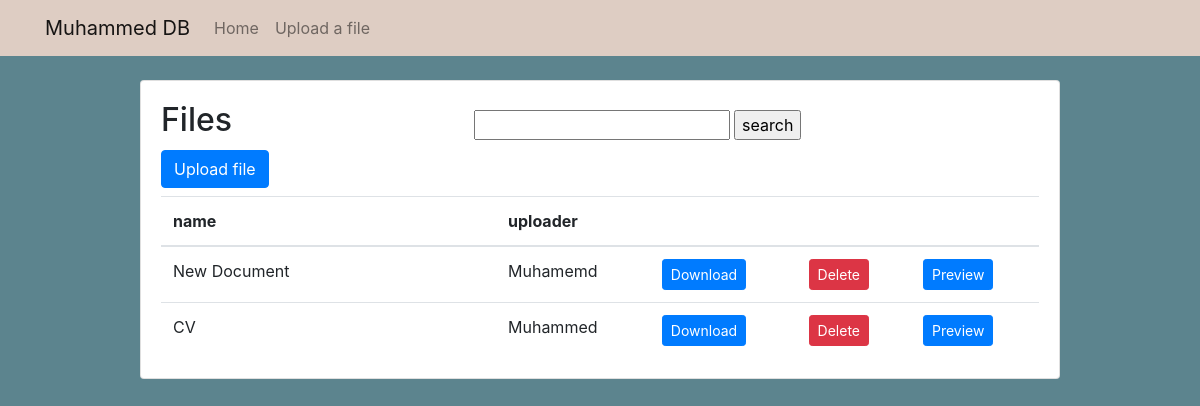
The app's page /, older data.
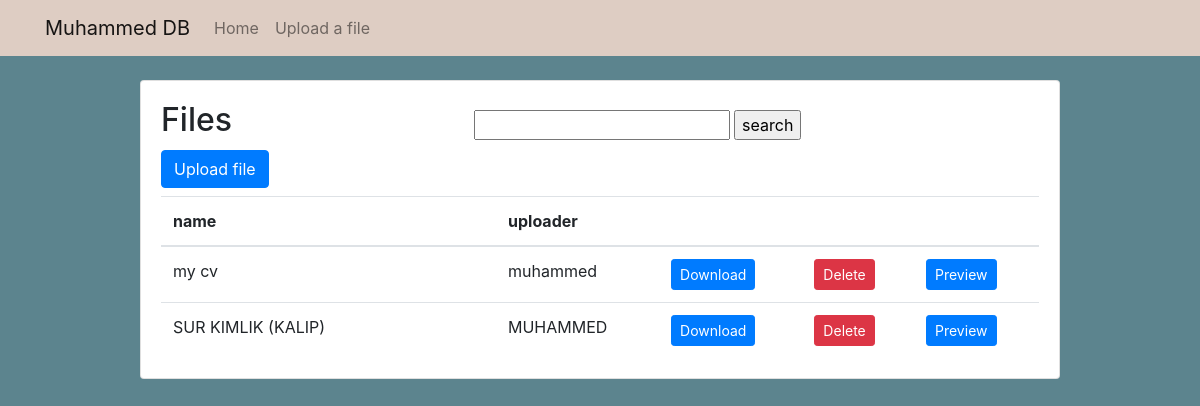
The same page, newer data.
### home/models.py (models this page shows, shortened)
class Pdf(models.Model):
    name = models.CharField(max_length=100, null=False, default="No name")
    pdf = models.FileField(upload_to='files')
    uploader = models.CharField(max_length=100, null=True)

### home/views.py (the view)
# urls.py: path("", views.BookListView.as_view(), name="home"),
class BookListView(ListView):
    model = Pdf
    template_name = "home/class_book_list.html"
    context_object_name = "pdf"
    paginate_by = 10
    def get_queryset(self):
        query = self.request.GET.get('q')
        if query:
            object_list = self.model.objects.order_by('-id').filter(name__icontains=query)
        else:
            object_list = self.model.objects.all().order_by('-id')
        return object_list

### home/templates/home/class_book_list.html (shortened to what this page needs)
{% extends 'home/base.html' %}
{% block content %}
<h2 style="display: inline-block">Files</h2>
<center style="display: inline-block; margin-left: 27%; margin-right: 22%">
  <form method="GET">
    <input type="text" name="q" value="{{ request.GET.q }}" />
    <input class="button" type="submit" value="search" />
  </form>
</center>
<h2 style="display: inline-block">
  <a style="display: inline-block" href="{% url 'upload' %}" class="btn btn-primary">Upload file</a>
</h2>
<table class="table mb-0">
  <thead>
    <tr>
      <th style="width: 335px; padding: 12px">name</th>
      <th>uploader</th>
      <th></th>
      <th></th>
      <th></th>
    </tr>
  </thead>
  <tbody>
    {% for pdf in pdf %}
    <tr>
      <td style="width: 335px; padding: 12px">{{pdf.name}}</td>
      <td>{{pdf.uploader}}</td>
      <td>
        <a download="{{pdf.pdf.url}}" href="{{pdf.pdf.url}}" class="btn btn-primary btn-sm">Download</a>
      </td>
      <td>
        <form action="{% url 'delete' pdf.pk %}" method="post">
          <input type="submit" value="Delete" class="btn btn-danger btn-sm" />
        </form>
      </td>
      <td>
        <a href="{% url 'preview' pdf.pk %}" class="btn btn-primary btn-sm" target="_blank_">Preview</a>
      </td>
    </tr>
    {% endfor %}
  </tbody>
</table>
{% endblock %}

Row changes from the older to the newer data that the page shows:
removed Pdf: name "New Document", uploader "Muhamemd"
removed Pdf: name "CV", uploader "Muhammed"
added Pdf: name "my cv", uploader "muhammed"
added Pdf: name "SUR KIMLIK (KALIP)", uploader "MUHAMMED"
